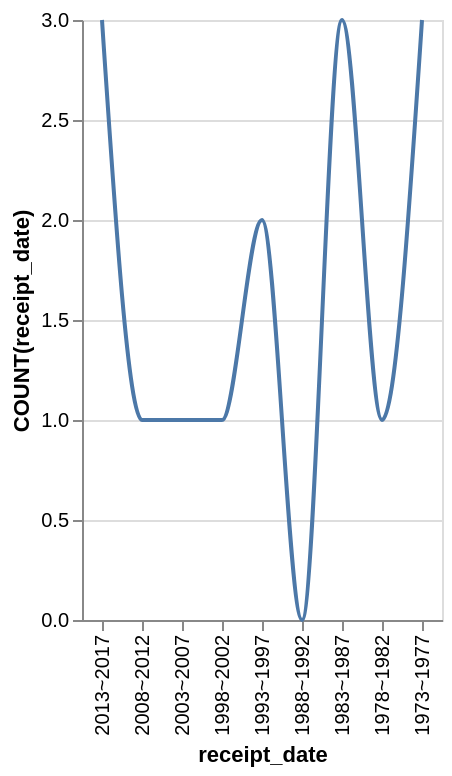

The Vega-Lite source for this figure:
### Vega-Lite specification from a JSON file in a GitHub repository (floating-point values rounded to 4 significant figures)
{"data": {"values": [{"x_data": "2013~2017", "y_data": 3}, {"x_data": "2008~2012", "y_data": 1}, {"x_data": "2003~2007", "y_data": 1}, {"x_data": "1998~2002", "y_data": 1}, {"x_data": "1993~1997", "y_data": 2}, {"x_data": "1988~1992", "y_data": 0}, {"x_data": "1983~1987", "y_data": 3}, {"x_data": "1978~1982", "y_data": 1}, {"x_data": "1973~1977", "y_data": 3}]}, "mark": {"type": "line", "interpolate": "monotone"}, "encoding": {"x": {"field": "x_data", "type": "nominal", "title": "receipt_date", "sort": "descending"}, "y": {"field": "y_data", "type": "quantitative", "title": "COUNT(receipt_date)"}}}
